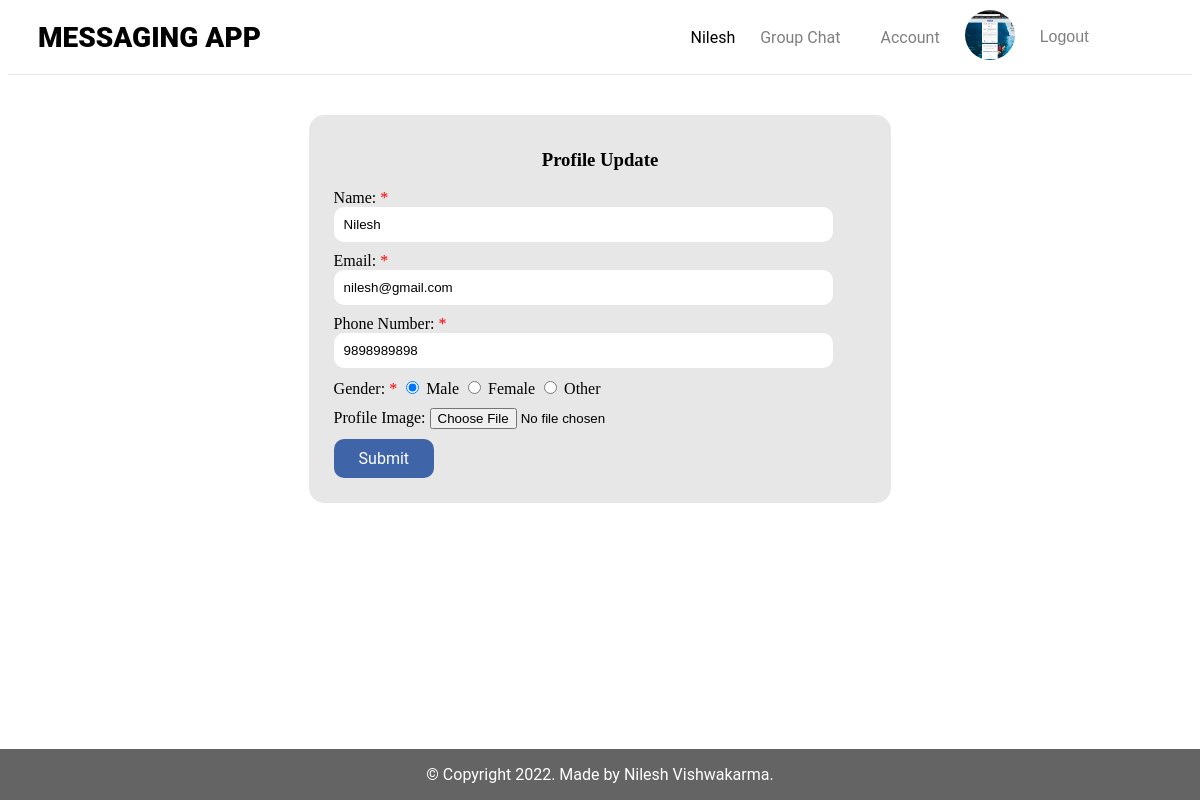
Screenshot of /view/edit_profile.php?id=3 (signed in) with the database file from the repository.
### tables this page shows
CREATE TABLE `users` (
  `id` int NOT NULL,
  `name` varchar(50) NOT NULL,
  `email` varchar(150) NOT NULL,
  `phone_number` varchar(10) NOT NULL,
  `gender` varchar(10) NOT NULL,
  `password` varchar(250) NOT NULL,
  `profile_image` varchar(250) NOT NULL
);

### database/config/DatabaseConnection.php (called while the page is built, shortened)
<?php
class DatabaseConnection
{
    public function __construct()
    {
        try {
            $conn = new mysqli(HOST, USER, PASSWORD, DATABASE);
            return $this->conn = $conn;
        } catch (Exception $e) {
            echo $e->getMessage();
        }
    }
}
?>

### model/User.php (called while the page is built, shortened)
<?php
class User
{
    public function __construct()
    {
        $db = new DatabaseConnection;
        $this->conn = $db->conn;
    }
    public function userDetails($table, $type = '', $columns = '', $values = '')
    {
        if ($values) {
        if (is_array($columns)) {
            foreach ($columns as $column) {
                $conditions[] = "$column = ?";
            }
            $conditions = implode(" AND ", $conditions);
        } else {
            $conditions = "$columns = ?";
        }
        $query = $this->conn->prepare("SELECT * FROM $table WHERE $conditions");
        if (is_array($values)) {
            $query->bind_param($type, ...$values);
        } else {
            $query->bind_param($type, $values);
        }
        $query->execute();
        return $query->get_result()->fetch_assoc();
        }
    }
}
$userData = new User;
?>

### view/edit_profile.php (the view, shortened to what this page needs)
<?php
  include('../controller/UserController.php');
  $userData->notLogin('id');
  include('../includes/header.php');
  include('../includes/nav.php');
?>
<div class="container">
  <div class="card">
  <h3>Profile Update</h3>
    <?php
        $id = $_GET['id'];
        if ($id == $_SESSION['id']) {
          $users = $userData->userDetails('users', 'i', 'id', $id);
          if ($users) {
      ?>
    <div class="card-body">
      <form action="<?php echo $_SERVER['PHP_SELF']; ?>" method="post" enctype="multipart/form-data">
        <div class="form-group">
          Name: <span>*</span><input type="text" name="name" class="form-control" value="<?php echo $users['name']; ?>" placeholder="Enter Name" />
        </div>
        <div class="form-group">
          Email: <span>*</span><input type="text" name="email" class="form-control disabled" value="<?php echo $users['email']; ?>" placeholder="Enter Email" readonly/>
        </div>
        <div class="form-group">
          Phone Number: <span>*</span><input type="text" name="phone_number" class="form-control" value="<?php echo $users['phone_number']; ?>" placeholder="Enter Phone Number" />
        </div>
        <div class="form-group">
          Gender: <span>*</span>
          <?php
            $checked = "checked='checked'";
            $genders = array('Male', 'Female', 'Other');
            foreach ($genders as $gender_list) {
              if ($users['gender'] == $gender_list) {
          ?>
          <input type="radio" name="gender" value="<?php echo $gender_list; ?>" <?php echo $checked; ?> />
          <?php echo $gender_list; ?>
          <?php } else { ?>
          <input type="radio" name="gender" value="<?php echo $gender_list; ?>"/>
          <?php echo $gender_list; ?>
          <?php } } ?>
        </div>
        <div class="form-group">
          Profile Image: <input type="file" name="file">
        </div>
        <div class="form-group">
          <input type="submit" name="user_update" class="btn btn-primary" value="Submit" />
        </div>
      </form>
      <?php
          }
        } else {
      ?>
        <h3>Please do not change url id</h3>
      <?php } ?>
    </div>
  </div>
</div>
<?php
  include('../includes/footer.php');
?>

### includes/nav.php
<header>
  <nav>
    <div class="left">
      <h1><a href="./">Messaging App</a></h1>
    </div>
    <div class="right">
      <ul>
        <?php
          $id = $_SESSION['id'];
          $detail = $userData->userDetails('users', 'i', 'id', $id);
          if ($detail) {
        ?>
        <li><?php echo $detail['name']; ?></li>
        <li><a href="group_chat.php">Group Chat</a></li>
        <li><a href="account.php">Account</a></li>
        <li><img src="../assets/upload/<?php echo $detail['profile_image']; ?>" alt="<?php echo $detail['profile_image']; ?>"></li>
        <li>
          <form action="<?php echo $_SERVER['PHP_SELF']; ?>" method="POST">
            <button type="submit" name="user_logout" class="btn-logout">Logout</button>
          </form>
        </li>
        <?php } ?>
      </ul>
    </div>
  </nav>
</header>

### assets/css/style.css (style rules this page uses)
header { width: 100%; margin: 0; border-bottom: 1px solid rgba(0, 0, 0, 0.1); }
.container { margin: 0 auto; padding: 0; width: 90%; }
header nav { display: flex; justify-content: space-between; align-items: center; margin: 10px 30px; padding: 0; width: 90%; }
header nav h1 { float: left; padding: 0; font-weight: 900; font-size: 28px; margin: 0; text-transform: uppercase; font-family: "Roboto", Arial, sans-serif; }
header nav h1 a { color: black; text-decoration: none; }
header nav .left { padding: 0; }
header nav .right { float: right; padding: 0; margin: 0; }
header nav .right ul { margin: 0; display: flex; align-items: center; font-family: "Roboto", Arial, sans-serif; }
header nav .right ul li { list-style: none; margin-left: 10px; display: inline-block; }
header nav .right ul li img { width: 50px; height: 50px; border-radius: 50%; }
header nav .right ul li a { color: rgba(0, 0, 0, 0.5); font-size: 16px; padding: 12px 15px; text-decoration: none; position: relative; }
.container .card { width: 50%; margin: 40px auto; background: #e7e7e7; padding: 15px 25px; border-radius: 15px; text-align: center; }
.card-body { text-align: left; }
.btn { padding: 10px 25px; font-size: 16px; border-radius: 10px; text-decoration: none; font-family: "Roboto", Arial, sans-serif; border: none; color: #fff; cursor: pointer; }
.btn-primary { background-color: rgb(63, 100, 168); }
.btn-logout { color: rgba(0, 0, 0, 0.5); font-size: 16px; padding: 12px 15px; border: none; background-color: transparent; cursor: pointer; }
span { color: red; }
.form-group { margin-bottom: 10px; }
.form-group .form-control { width: 90%; margin: 0 auto; border-radius: 10px; border: none; padding: 10px; margin-top: 10px 0; }

### rows the page displays
users: name "Nilesh", profile_image (picture), email "nilesh@gmail.com", phone_number "9898989898"

### other values shown
$gender_list "Male"
$gender_list "Female"
$gender_list "Other"
